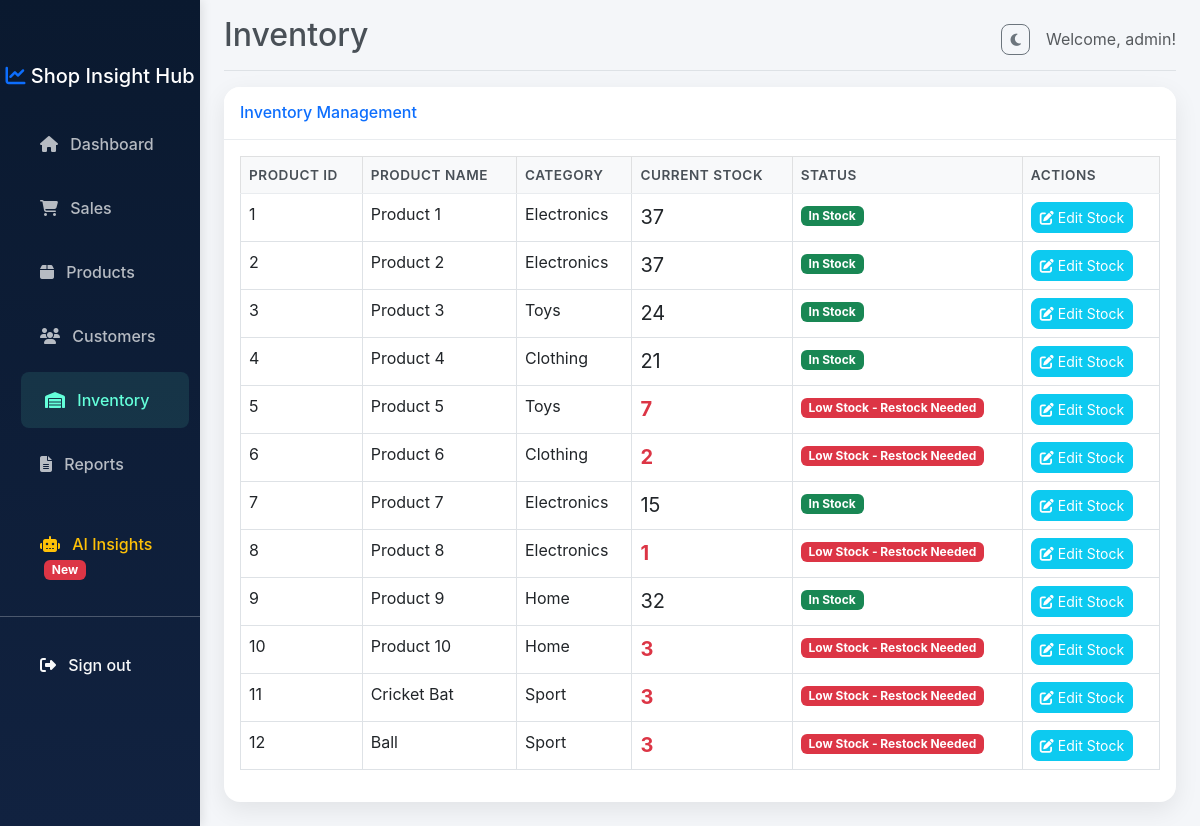
The page /inventory (signed in) on the database its author committed.
### models.py (models this page shows, shortened)
class User(UserMixin, db.Model):
    __tablename__ = 'users'
    id = db.Column(db.Integer, primary_key=True)
    username = db.Column(db.String(64), unique=True, index=True, nullable=False)
    email = db.Column(db.String(120), unique=True, index=True, nullable=False)
    password_hash = db.Column(db.String(256))

class Inventory(db.Model):
    __tablename__ = 'inventory'
    id = db.Column(db.Integer, primary_key=True)
    product_id = db.Column(db.Integer, db.ForeignKey('products.id'), nullable=False)
    stock_level = db.Column(db.Integer, default=0)
    restock_threshold = db.Column(db.Integer, default=10)

class Product(db.Model):
    __tablename__ = 'products'
    id = db.Column(db.Integer, primary_key=True)
    product_name = db.Column(db.String(100), nullable=False)
    category = db.Column(db.String(50))
    price = db.Column(db.Float, nullable=False)
    stock_quantity = db.Column(db.Integer, default=0)
    sales = db.relationship('Sale', backref='product', lazy='dynamic')
    inventory = db.relationship('Inventory', backref='product', uselist=False)

### routes.py (the view)
@bp.route('/inventory')
@login_required
def inventory():
    items = Inventory.query.join(Product).all()
    return render_template('inventory.html', title='Inventory', items=items)

### models.py (called while the page is built)
@login_manager.user_loader
def load_user(user_id):
    return User.query.get(int(user_id))

### templates/inventory.html
{% extends "base.html" %}
{% block content %}
<div class="card shadow mb-4">
    <div class="card-header py-3">
        <h6 class="m-0 font-weight-bold text-primary">Inventory Management</h6>
    </div>
    <div class="card-body">
        <div class="table-responsive">
            <table class="table table-bordered table-hover" width="100%" cellspacing="0">
                <thead class="table-light">
                    <tr>
                        <th>Product ID</th>
                        <th>Product Name</th>
                        <th>Category</th>
                        <th>Current Stock</th>
                        <th>Status</th>
                        <th>Actions</th>
                    </tr>
                </thead>
                <tbody>
                    {% for item in items %}
                    <tr>
                        <td>{{ item.product.id }}</td>
                        <td>{{ item.product.product_name }}</td>
                        <td>{{ item.product.category }}</td>
                        <td>
                            <span class="fs-5 {% if item.stock_level <= item.restock_threshold %}text-danger fw-bold{% endif %}">
                                {{ item.stock_level }}
                            </span>
                        </td>
                        <td>
                            {% if item.stock_level <= item.restock_threshold %}
                                <span class="badge bg-danger">Low Stock - Restock Needed</span>
                            {% else %}
                                <span class="badge bg-success">In Stock</span>
                            {% endif %}
                        </td>
                        <td>
                            <a href="{{ url_for('main.edit_inventory', id=item.id) }}" class="btn btn-sm btn-info text-white"><i class="fas fa-edit"></i> Edit Stock</a>
                        </td>
                    </tr>
                    {% endfor %}
                </tbody>
            </table>
        </div>
    </div>
</div>
{% endblock %}

### templates/base.html (shortened to what this page needs)
<!DOCTYPE html>
<html lang="en">
<head>
    <link href="https://cdn.jsdelivr.net/npm/bootstrap@5.3.0/dist/css/bootstrap.min.css" rel="stylesheet">
    <link rel="stylesheet" href="https://cdnjs.cloudflare.com/ajax/libs/font-awesome/6.4.0/css/all.min.css">
    <link rel="stylesheet" href="{{ url_for('static', filename='css/style.css') }}">
</head>
<body>
    {% if current_user.is_authenticated %}
    <div class="container-fluid">
        <div class="row">
            <nav id="sidebar" class="col-md-3 col-lg-2 d-md-block bg-dark sidebar collapse">
                <div class="position-sticky pt-3 sidebar-sticky">
                    <h5 class="text-white text-center mb-4"><i class="fas fa-chart-line text-primary"></i> Shop Insight Hub</h5>
                    <ul class="nav flex-column">
                        <li class="nav-item">
                            <a class="nav-link {% if request.endpoint == 'main.index' %}active{% endif %}" href="{{ url_for('main.index') }}">
                                <i class="fas fa-home me-2"></i> Dashboard
                            </a>
                        </li>
                        <li class="nav-item">
                            <a class="nav-link {% if request.endpoint == 'main.sales' %}active{% endif %}" href="{{ url_for('main.sales') }}">
                                <i class="fas fa-shopping-cart me-2"></i> Sales
                            </a>
                        </li>
                        <li class="nav-item">
                            <a class="nav-link {% if request.endpoint == 'main.products' %}active{% endif %}" href="{{ url_for('main.products') }}">
                                <i class="fas fa-box me-2"></i> Products
                            </a>
                        </li>
                        <li class="nav-item">
                            <a class="nav-link {% if request.endpoint == 'main.customers' %}active{% endif %}" href="{{ url_for('main.customers') }}">
                                <i class="fas fa-users me-2"></i> Customers
                            </a>
                        </li>
                        <li class="nav-item">
                            <a class="nav-link {% if request.endpoint == 'main.inventory' %}active{% endif %}" href="{{ url_for('main.inventory') }}">
                                <i class="fas fa-warehouse me-2"></i> Inventory
                            </a>
                        </li>
                        <li class="nav-item">
                            <a class="nav-link {% if request.endpoint == 'main.reports' %}active{% endif %}" href="{{ url_for('main.reports') }}">
                                <i class="fas fa-file-alt me-2"></i> Reports
                            </a>
                        </li>
                        <li class="nav-item mt-3">
                            <a class="nav-link text-warning {% if request.endpoint == 'main.ai_insights' %}active{% endif %}" href="{{ url_for('main.ai_insights') }}">
                                <i class="fas fa-robot me-2"></i> AI Insights <span class="badge bg-danger ms-1">New</span>
                            </a>
                        </li>
                    </ul>
                    <hr class="text-white">
                    <ul class="nav flex-column mb-2">
                        <li class="nav-item">
                            <a class="nav-link text-light" href="{{ url_for('main.logout') }}">
                                <i class="fas fa-sign-out-alt me-2"></i> Sign out
                            </a>
                        </li>
                    </ul>
                </div>
            </nav>
            <main class="col-md-9 ms-sm-auto col-lg-10 px-md-4">
                <div class="d-flex justify-content-between flex-wrap flex-md-nowrap align-items-center pt-3 pb-2 mb-3 border-bottom">
                    <h1 class="h2">{{ title }}</h1>
                    <div class="btn-toolbar mb-2 mb-md-0 d-flex align-items-center">
                        <button id="theme-toggle" class="btn btn-outline-secondary btn-sm me-3 theme-toggle-btn" aria-label="Toggle Theme">
                            <i class="fas fa-moon" id="theme-icon"></i>
                        </button>
                        <span class="text-muted">Welcome, {{ current_user.username }}!</span>
                    </div>
                </div>
                {% block content %}{% endblock %}
            </main>
        </div>
    </div>
    {% endif %}
</body>
</html>

### static/css/style.css (style rules this page uses)
:root { --bg-color: #f4f6f9; --text-color: #495057; --sidebar-bg-1: #0a192f; --sidebar-bg-2: #112240; --card-header-bg: #ffffff; --border-color: #e9ecef; --table-th-bg: #f8f9fa; --chart-bg: transparent; --warning-light-bg: #fff3cd; }
body { font-family: 'Inter', -apple-system, BlinkMacSystemFont, "Segoe UI", Roboto, "Helvetica Neue", Arial, sans-serif; background-color: var(--bg-color); color: var(--text-color); transition: background-color 0.3s ease, color 0.3s ease; }
.sidebar { position: fixed; top: 0; bottom: 0; left: 0; z-index: 100; padding: 48px 0 0; box-shadow: 2px 0 10px rgba(0, 0, 0, .1); background: linear-gradient(180deg, var(--sidebar-bg-1) 0%, var(--sidebar-bg-2) 100%) !important; transition: background 0.3s ease; }
.sidebar-sticky { position: relative; top: 0; height: calc(100vh - 48px); padding-top: 1.5rem; overflow-x: hidden; overflow-y: auto; }
.sidebar .nav-link { font-weight: 500; color: rgba(255, 255, 255, .7); padding: 1rem 1.5rem; margin: 0.25rem 1rem; border-radius: 0.5rem; transition: all 0.3s ease; }
.sidebar .nav-link:hover, .sidebar .nav-link.active { color: #64ffda; background-color: rgba(100, 255, 218, 0.1); transform: translateX(5px); }
.text-primary { color: #0d6efd !important; }
.card { border-radius: 1rem; border: none; box-shadow: 0 0.5rem 1.5rem rgba(0, 0, 0, 0.08) !important; transition: transform 0.3s cubic-bezier(0.175, 0.885, 0.32, 1.275), box-shadow 0.3s, background-color 0.3s ease, border-color 0.3s ease; }
.card-header { background-color: var(--card-header-bg); border-bottom: 1px solid var(--border-color); border-radius: 1rem 1rem 0 0 !important; transition: background-color 0.3s ease, border-color 0.3s ease; }
.btn { border-radius: 0.5rem; transition: all 0.3s ease; }
.table { transition: color 0.3s ease, border-color 0.3s ease; }
.table th { background-color: var(--table-th-bg); color: var(--text-color); font-weight: 600; text-transform: uppercase; font-size: 0.85rem; letter-spacing: 0.5px; border-bottom: 1px solid var(--border-color); transition: background-color 0.3s ease, color 0.3s ease, border-color 0.3s ease; }
.table tbody tr { transition: background-color 0.2s; }
.table td { transition: background-color 0.3s ease, color 0.3s ease, border-color 0.3s ease; }

### rows shown on the page
User: username "admin"
Inventory: product.id "1", product.product_name "Product 1", product.category "Electronics", stock_level "37", restock_threshold "In Stock"
Inventory: product.id "2", product.product_name "Product 2", product.category "Electronics", stock_level "37", restock_threshold "In Stock"
Inventory: product.id "3", product.product_name "Product 3", product.category "Toys", stock_level "24", restock_threshold "In Stock"
Inventory: product.id "4", product.product_name "Product 4", product.category "Clothing", stock_level "21", restock_threshold "In Stock"
Inventory: product.id "5", product.product_name "Product 5", product.category "Toys", stock_level "7", restock_threshold "Low Stock - Restock Needed"
Inventory: product.id "6", product.product_name "Product 6", product.category "Clothing", stock_level "2", restock_threshold "Low Stock - Restock Needed"
Inventory: product.id "7", product.product_name "Product 7", product.category "Electronics", stock_level "15", restock_threshold "In Stock"
Inventory: product.id "8", product.product_name "Product 8", product.category "Electronics", stock_level "1", restock_threshold "Low Stock - Restock Needed"
Inventory: product.id "9", product.product_name "Product 9", product.category "Home", stock_level "32", restock_threshold "In Stock"
Inventory: product.id "10", product.product_name "Product 10", product.category "Home", stock_level "3", restock_threshold "Low Stock - Restock Needed"
Inventory: product.id "11", product.product_name "Cricket Bat", product.category "Sport", stock_level "3", restock_threshold "Low Stock - Restock Needed"
Inventory: product.id "12", product.product_name "Ball", product.category "Sport", stock_level "3", restock_threshold "Low Stock - Restock Needed"

### other values the page prints
{{ title }} "Inventory"
